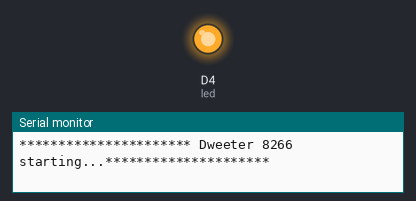
Recording of a sketch running on a simulated ESP8266 (NodeMCU). Parts: output pins drawn as LEDs (lit = HIGH), the last lines printed to the serial monitor. WiFi joins after 1.5 s; servers stay silent unless stated; uploads are accepted with an empty reply.

Above: at 1.6 s.
At 37.8 s:
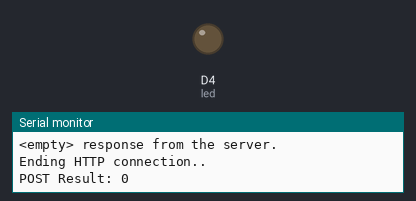
Timing chart, 0 to 106.1 s (numbered marks = the images above):
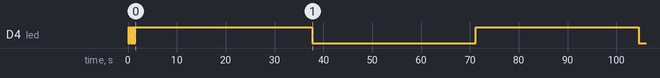

Measured:
- by itself, D4 (led): goes 6 × (LOW 0.10 s, HIGH 0.10 s), LOW 0.10 s, HIGH 36.2 s, LOW 33.4 s, HIGH 33.4 s, then LOW

The sketch:

Dweeter7.ino
```cpp
// post tracer packets to jsonplaceholder/ Dweet.io
// uses WifiMulti; rudimentarily parses HTTP GET return value.
// see it at https://dweet.io/follow/raja-vz-raman

#include <ESP8266WiFi.h>
#include <ESP8266WiFiMulti.h>
#include <ESP8266HTTPClient.h>

#define  SERIAL_PRINT(x)       Serial.print(x)
#define  SERIAL_PRINTLN(x)     Serial.println(x)
#define  SERIAL_PRINTLNF(x,y)  Serial.println(x,y)

const char* wifi_ssid1     = "RajaCell";
const char* wifi_password1 = "xxxxx";
const char* wifi_ssid2     = "RajaACT";
const char* wifi_password2 = "yyyyy";
const char* wifi_ssid3     = "RajaMobile";
const char* wifi_password3 = "zzzzz";

ESP8266WiFiMulti wifi_multi_client;

#define USE_DWEET

// All Dweet work is now on HTTP, port 80
#ifdef USE_DWEET
  //const char * post_url = "http://dweet.io/dweet/for/raja-vz-raman";     // returns verbose 200 response
  const char * post_url = "http://dweet.io/dweet/quietly/for/raja-vz-raman";  // silent mode, returns 204
  //const char *  get_url = "http://dweet.io/follow/raja-vz-raman";   // too verbose
  //const char *  get_url = "http://example.com";
  const char *  get_url = "http://jsonplaceholder.typicode.com/users/5";
#else
  // This URL returns your json in a neat printable format
  const char * post_url = "http://jsonplaceholder.typicode.com/users";
  //const char *  get_url = "http://jsonplaceholder.typicode.com/users";   // dumps all 10 users
  const char *  get_url = "http://jsonplaceholder.typicode.com/users/3";   // get one user
#endif

int data_counter = 0;
int led  = D4;  // GPIO 2,  active LOW
bool led_status = 0;
unsigned long PACKET_DELAY = 30000;  // 10000;

void setup() {
    Serial.begin (115200);
    Serial.setDebugOutput(true);
    SERIAL_PRINTLN ("\n\n********************** Dweeter 8266 starting...*********************\n\n");
    delay(10);
    pinMode(led, OUTPUT);
    blink();
    init_wifi();
}

// TODO: crashes if internet connection is plugged out; reset WDT, replace String with sprintf etc.
int errors[5] = {0,0,0,0,0};
void loop() {
    String payload = String("{\"Tally\": \"")+ errors[0]+" "+ errors[1]+" "+
                    errors[2]+" "+ errors[3]+" "+ errors[4]+  "\" , " +
                    "\"SawTooth\" : " +data_counter  +"}";
    SERIAL_PRINTLN(payload);  // this pertains to the previous packet
    int result = send_status(payload.c_str());  // make a POST request
    SERIAL_PRINT("POST Result: ");
    SERIAL_PRINTLN(result);
    SERIAL_PRINTLN();
    errors[result] = errors[result]+1;
    data_counter = (data_counter+1)%10;
    led_status = !led_status;
    digitalWrite(led, led_status);
    //ESP.wdtFeed();
    delay(3000);
    get_status();  // make another GET request
    delay(PACKET_DELAY);
}

bool reconnect_wifi() {
    SERIAL_PRINTLN("Trying to reconnect to WifiMulti..");
    WiFi.mode(WIFI_STA);
    int MAX_ATTEMPTS = 40;  // 10 sec
    int attempts = 0;
    bool connected = true;
    while(wifi_multi_client.run() != WL_CONNECTED) {
        delay(500);
        SERIAL_PRINT (".");
        attempts++;
        if (attempts >= MAX_ATTEMPTS) {
            SERIAL_PRINTLN ("!\n- Could not reconnect to Wi-Fi -");
            connected = false;
        }
    }
    SERIAL_PRINT("Wifi connected? : ");
    SERIAL_PRINTLN(connected);
    if (connected)
        dump_wifi();
    return(connected);
}

bool init_wifi() {
    WiFi.mode(WIFI_OFF);  // Prevents reconnection issue (taking too long to connect) *****
    delay(1000);
    // it is important to set STA mode: https://github.com/knolleary/pubsubclient/issues/138
    WiFi.mode(WIFI_STA);
    //wifi_set_sleep_type(NONE_SLEEP_T);  // revisit & understand this
    //wifi_set_sleep_type(LIGHT_SLEEP_T);

    SERIAL_PRINTLN("Enlisting SSIDs:");
    wifi_multi_client.addAP(wifi_ssid1, wifi_password1);
    SERIAL_PRINTLN(wifi_ssid1);
    if (strlen(wifi_ssid2) > 0) {
        wifi_multi_client.addAP(wifi_ssid2, wifi_password2);
        SERIAL_PRINTLN(wifi_ssid2);
    }
    if (strlen(wifi_ssid3) > 0) {
        wifi_multi_client.addAP(wifi_ssid3, wifi_password3);
        SERIAL_PRINTLN(wifi_ssid3);
    }
    int MAX_ATTEMPTS = 40;  // 10 sec
    int attempts = 0;
    while(wifi_multi_client.run() != WL_CONNECTED) {
        delay(500);
        SERIAL_PRINT (".");
        attempts++;
        if (attempts >= MAX_ATTEMPTS) {
            SERIAL_PRINTLN ("!\n- Could not connect to Wi-Fi -");
            return false;
        }
    }
    SERIAL_PRINTLN("WiFi connected");
    dump_wifi();
    return true;
    /***
    IPAddress ip(192,168,1,100);
    IPAddress gateway(192,168,1,1);
    IPAddress subnet(255,255,255,0);
    WiFi.config(ip,gateway,subnet,gateway);
    // https://arduino.stackexchange.com/questions/55134/esp8266httpclient-conflict-with-other-libraries
    ***/
}

void dump_wifi() {
  // print the SSID of the network you're attached to
  SERIAL_PRINT("Connected to WiFi SSID: ");
  SERIAL_PRINTLN(WiFi.SSID());

  // print your WiFi shield's IP address
  IPAddress ip = WiFi.localIP();
  SERIAL_PRINT("IP Address: ");
  SERIAL_PRINTLN(ip);

  // print the received signal strength
  long rssi = WiFi.RSSI();
  SERIAL_PRINT("Signal strength (RSSI):");
  SERIAL_PRINT(rssi);
  SERIAL_PRINTLN(" dBm");
  SERIAL_PRINTLN();
}

int send_status (const char* payload) {
    if(WiFi.status()!= WL_CONNECTED) {
        SERIAL_PRINTLN("No wifi connection. Trying again..");
        reconnect_wifi();  // this is very much needed for WifiMulti!
        return 1;
    }
    SERIAL_PRINT("Posting to: ");
    SERIAL_PRINTLN(post_url);
    //WiFiClient wifi_client;
    HTTPClient htclient;
    //bool begun = htclient.begin (wifi_client,post_url); // this just parses the URL
    bool begun = htclient.begin (post_url); // this just parses the URL
    if (!begun) {
      SERIAL_PRINTLN ("URL pasing error!");
      htclient.end();   // releases buffers; not needed for temporary client objects
      return 2;
    }
    //SERIAL_PRINTLN(payload);
    htclient.addHeader("Content-Type", "application/json;charset=utf-8");
    int retcode = htclient.POST(payload);
    SERIAL_PRINT("HTTP POST return code:");
    SERIAL_PRINTLN(retcode);
    if (retcode < 0) {
      SERIAL_PRINTLN ("Could not POST data to the net!");
      htclient.end();   // close connection
      return 3;
    }
    if (retcode < 200 || retcode >= 300) {
      SERIAL_PRINTLN ("HTTP server returned error !");
      htclient.end();   // close connection
      return 4;
    }
    //yield(); // will it not be harmful to yield here ?
    String response = htclient.getString();
    if (response.length() > 0) {
        SERIAL_PRINTLN("The server says:");
        SERIAL_PRINTLN(response);
    }
    else
        SERIAL_PRINTLN ("<empty> response from the server.");
    SERIAL_PRINTLN("Ending HTTP connection..");
    //SERIAL_PRINTLN("");
    htclient.end();   // close connection
    return 0;  // success
}

void get_status() {
    if(WiFi.status()!= WL_CONNECTED) {
        SERIAL_PRINTLN("No wifi connection !");
        reconnect_wifi();  // this is very much needed for WifiMulti!
        return;
    }
    HTTPClient htclient;
    bool begun = false; // this only flags parsing error
    SERIAL_PRINT("Retrieving from: ");
    SERIAL_PRINTLN(get_url);
    //SERIAL_PRINTLN("Note that this is a plain HTTP call on port 80");
    begun = htclient.begin (get_url);
    if (!begun) {
      SERIAL_PRINTLN ("URL pasing error!");
      htclient.end();   // releases buffers; not needed for temporary client objects
      return;
    }
    int retcode = htclient.GET();
    SERIAL_PRINT("HTTP GET return code:");
    SERIAL_PRINTLN(retcode);
    if (retcode < 0) {
      SERIAL_PRINTLN ("Could not GET data from the net!");
      htclient.end();   // close connection
      return;
    }
    if (retcode < 200 || retcode >= 300) {
      SERIAL_PRINTLN ("HTTP server returned error !");
      htclient.end();   // close connection
      return;
    }
    String response = htclient.getString();
    //SERIAL_PRINTLN("Data from HTTP server:");
    //SERIAL_PRINTLN(response);
    // you can also convert into a C style string:
    //const char *response = htclient.getString().c_str();

    parse_response(response);

    SERIAL_PRINTLN("Ending HTTP connection..");
    SERIAL_PRINTLN("");
    htclient.end();   // close connection
}

// this is specifically written for jsonplaceholder.typicode.com
void parse_response(String response){
    int index1, index2, index3;
    String search_str = "\"name\": ";
    index1 = response.indexOf(search_str);
    if (index1 >= 0) {
        index2 = index1 + search_str.length();
        index3 = response.indexOf("\n", index2);
        SERIAL_PRINT("Name: ");
        SERIAL_PRINTLN(response.substring(index2, index3-1));
    }
    else
        SERIAL_PRINTLN("User name not found");

    search_str = "\"email\": ";
    index1 = response.indexOf(search_str);
    if (index1 >= 0) {
        index2 = index1 + search_str.length();
        index3 = response.indexOf("\n", index2);
        SERIAL_PRINT("Mail: ");
        SERIAL_PRINTLN(response.substring(index2, index3-1));
    }
    else
        SERIAL_PRINTLN("Mail adderss not found");

    search_str = "\"phone\": ";
    index1 = response.indexOf(search_str);
    if (index1 >= 0) {
        index2 = index1 + search_str.length();
        index3 = response.indexOf("\n", index2);
        SERIAL_PRINT("Phone: ");
        SERIAL_PRINTLN(response.substring(index2, index3-1));
    }
    else
        SERIAL_PRINTLN("Phone not found");
}

void blink() {
    for (int i=0; i<8; i++) {
      digitalWrite(led, LOW);
      delay(100);
      digitalWrite(led, HIGH);
      delay(100);
    }
}
```
